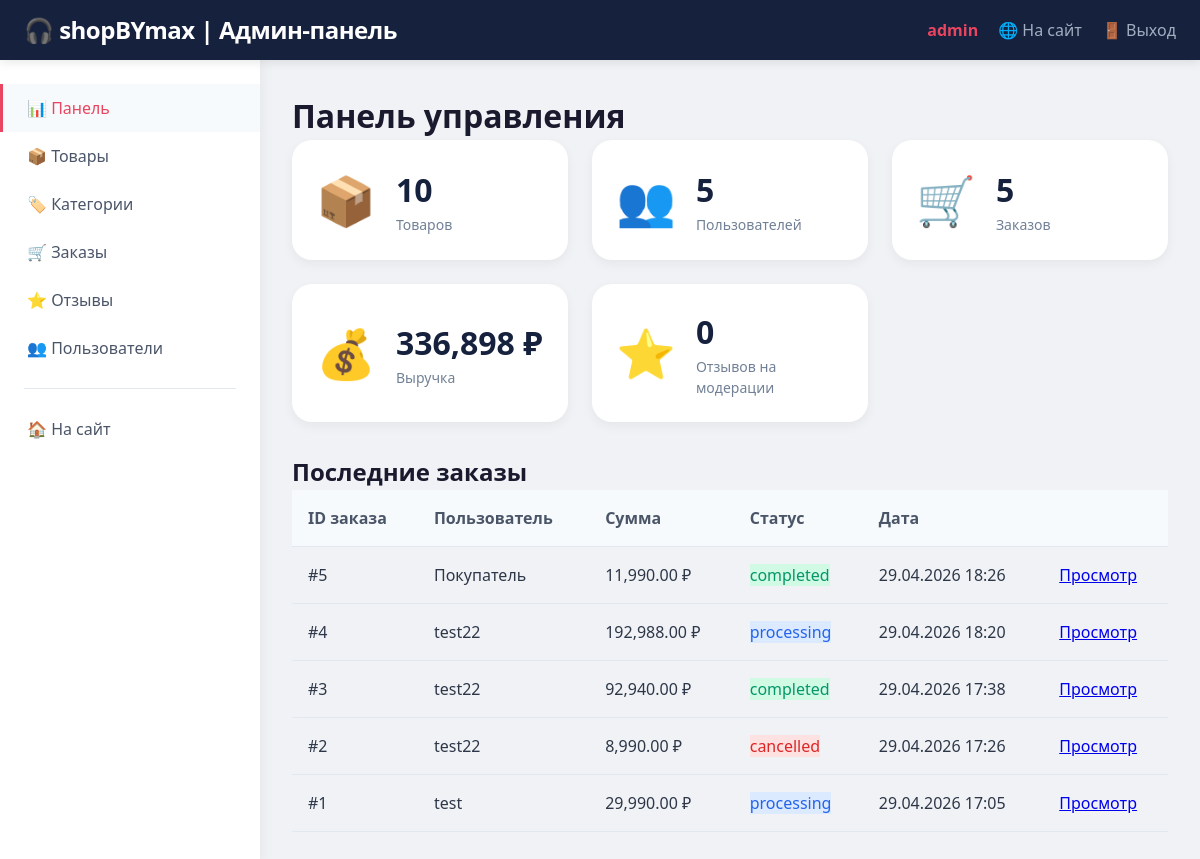
Page /admin/dashboard.php (signed in) on the committed database.
### tables this page shows
CREATE TABLE `orders` (
  `order_id` int(11) NOT NULL,
  `user_id` int(11) NOT NULL,
  `total_amount` decimal(10,2) NOT NULL,
  `created_at` datetime DEFAULT current_timestamp(),
  `status` enum('pending','processing','completed','cancelled') DEFAULT 'pending',
  `delivery_address` text DEFAULT NULL,
  `delivery_method` varchar(50) DEFAULT NULL,
  `payment_method` varchar(50) DEFAULT NULL
);

CREATE TABLE `users` (
  `user_id` int(11) NOT NULL,
  `username` varchar(50) NOT NULL,
  `password` varchar(255) NOT NULL,
  `user_role` enum('admin','manager','user') DEFAULT 'user',
  `email` varchar(100) NOT NULL,
  `created_at` datetime DEFAULT current_timestamp(),
  `full_name` varchar(150) DEFAULT NULL,
  `phone` varchar(20) DEFAULT NULL,
  `address` text DEFAULT NULL
);

### admin/dashboard.php (the view, shortened to what this page needs)
<?php
require_once '../includes/db.php';
$sql_products = "SELECT COUNT(*) as total FROM products";
$result_products = $conn->query($sql_products);
$total_products = $result_products->fetch_assoc()['total'];
$sql_users = "SELECT COUNT(*) as total FROM users";
$result_users = $conn->query($sql_users);
$total_users = $result_users->fetch_assoc()['total'];
$sql_orders = "SELECT COUNT(*) as total, SUM(total_amount) as total_sum FROM orders";
$result_orders = $conn->query($sql_orders);
$orders_data = $result_orders->fetch_assoc();
$total_orders = $orders_data['total'];
$total_revenue = $orders_data['total_sum'] ?? 0;
$sql_pending_reviews = "SELECT COUNT(*) as total FROM reviews WHERE status = 'pending'";
$result_reviews = $conn->query($sql_pending_reviews);
$pending_reviews = $result_reviews->fetch_assoc()['total'];
$sql_recent_orders = "SELECT o.*, u.username FROM orders o JOIN users u ON o.user_id = u.user_id ORDER BY o.created_at DESC LIMIT 5";
$recent_orders = $conn->query($sql_recent_orders);
include 'includes/admin_header.php';
?>
<div class="admin-dashboard">
    <h1>Панель управления</h1>
    <div class="stats-grid">
        <div class="stat-card">
            <div class="stat-icon">📦</div>
            <div class="stat-info">
                <div class="stat-value"><?= $total_products ?></div>
                <div class="stat-label">Товаров</div>
            </div>
        </div>
        <div class="stat-card">
            <div class="stat-icon">👥</div>
            <div class="stat-info">
                <div class="stat-value"><?= $total_users ?></div>
                <div class="stat-label">Пользователей</div>
            </div>
        </div>
        <div class="stat-card">
            <div class="stat-icon">🛒</div>
            <div class="stat-info">
                <div class="stat-value"><?= $total_orders ?></div>
                <div class="stat-label">Заказов</div>
            </div>
        </div>
        <div class="stat-card">
            <div class="stat-icon">💰</div>
            <div class="stat-info">
                <div class="stat-value"><?= number_format($total_revenue, 0) ?> ₽</div>
                <div class="stat-label">Выручка</div>
            </div>
        </div>
        <div class="stat-card">
            <div class="stat-icon">⭐</div>
            <div class="stat-info">
                <div class="stat-value"><?= $pending_reviews ?></div>
                <div class="stat-label">Отзывов на модерации</div>
            </div>
        </div>
    </div>
    <div class="recent-orders">
        <h2>Последние заказы</h2>
        <table class="admin-table">
            <thead>
                <tr>
                    <th>ID заказа</th>
                    <th>Пользователь</th>
                    <th>Сумма</th>
                    <th>Статус</th>
                    <th>Дата</th>
                    <th></th>
                </tr>
            </thead>
            <tbody>
                <?php while ($order = $recent_orders->fetch_assoc()): ?>
                    <tr>
                        <td>#<?= $order['order_id'] ?></td>
                        <td><?= htmlspecialchars($order['username']) ?></td>
                        <td><?= number_format($order['total_amount'], 2) ?> ₽</td>
                        <td>
                            <span class="status-<?= $order['status'] ?>">
                                <?= $order['status'] ?>
                            </span>
                        </td>
                        <td><?= date('d.m.Y H:i', strtotime($order['created_at'])) ?></td>
                        <td>
                            <a href="order_details.php?id=<?= $order['order_id'] ?>" class="btn-small">Просмотр</a>
                        </td>
                    </tr>
                <?php endwhile; ?>
            </tbody>
        </table>
    </div>
</div>
<?php include 'includes/admin_footer.php'; ?>

### assets/css/style.css (style rules this page uses)
html { overflow-y: scroll; }
body { font-family: 'Segoe UI', Tahoma, Geneva, Verdana, sans-serif; background: #f0f2f5; color: #1a1a2e; line-height: 1.5; }
* { margin: 0; padding: 0; box-sizing: border-box; }
* { transition: all 0.2s ease; }

### admin/includes/admin_header.php (style rules this page uses)
body { background: #f0f2f5; }
.stats-grid { display: grid; grid-template-columns: repeat(auto-fit, minmax(240px, 1fr)); gap: 24px; margin-bottom: 32px; }
.stat-card { background: white; border-radius: 20px; padding: 24px; display: flex; align-items: center; gap: 20px; box-shadow: 0 4px 12px rgba(0,0,0,0.05); transition: transform 0.2s; }
.stat-icon { font-size: 48px; }
.stat-info { flex: 1; }
.stat-value { font-size: 32px; font-weight: 700; color: #16213e; }
.stat-label { color: #718096; font-size: 14px; }
.admin-table { width: 100%; border-collapse: collapse; }
.admin-table th { background: #f7fafc; padding: 16px; text-align: left; font-weight: 600; color: #4a5568; border-bottom: 1px solid #e2e8f0; }
.admin-table td { padding: 16px; border-bottom: 1px solid #e2e8f0; color: #2d3748; }
.status-processing { background: #dbeafe; color: #2563eb; }
.status-completed { background: #d1fae5; color: #059669; }
.status-cancelled { background: #fee2e2; color: #dc2626; }

### rows in the picture
orders: order_id "5", user.username "Покупатель", total_amount "11,990.00", status "completed", created_at "29.04.2026 18:26"
orders: order_id "4", user.username "test22", total_amount "192,988.00", status "processing", created_at "29.04.2026 18:20"
orders: order_id "3", user.username "test22", total_amount "92,940.00", status "completed", created_at "29.04.2026 17:38"
orders: order_id "2", user.username "test22", total_amount "8,990.00", status "cancelled", created_at "29.04.2026 17:26"
orders: order_id "1", user.username "test", total_amount "29,990.00", status "processing", created_at "29.04.2026 17:05"

### other values in the picture
$_SESSION['username'] "admin"
$total_products "10"
$total_users "5"
$total_orders "5"
$total_revenue "336,898"
$pending_reviews "0"
